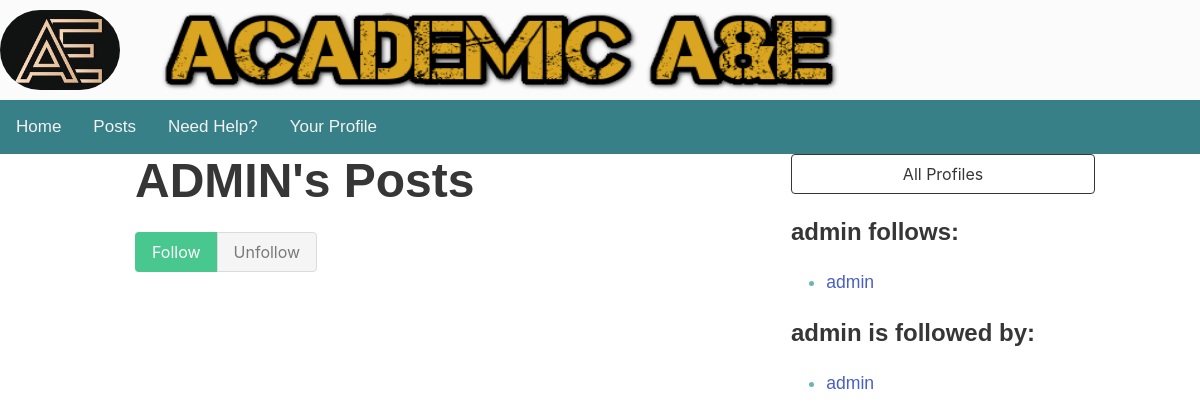
Page /posts/profile/23 on the earlier database version.
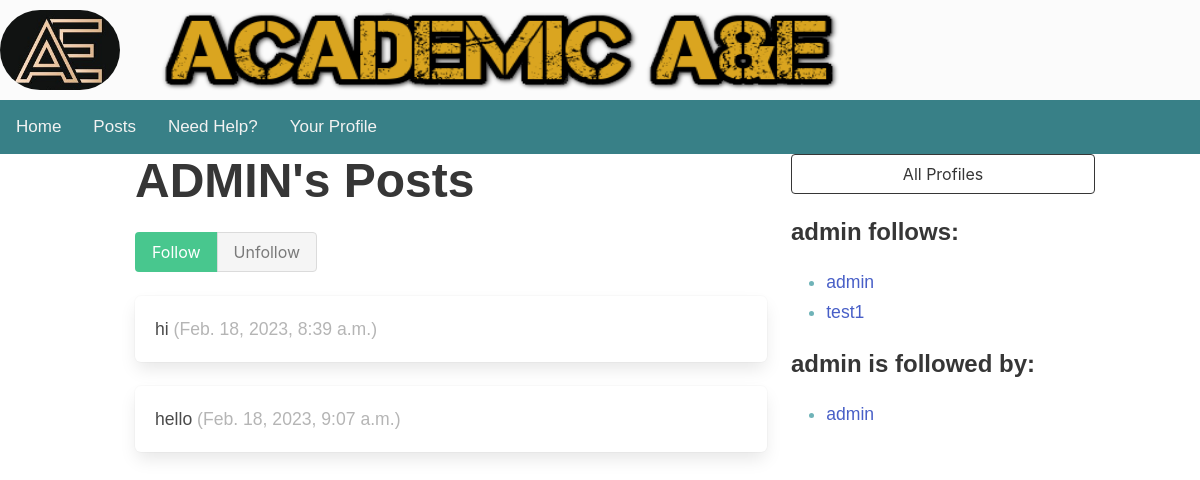
Same page on the later database version.
### posts/models.py (models this page shows, shortened)
class Posts_Profile(models.Model):
    user = models.OneToOneField(User, on_delete=models.CASCADE)
    follows = models.ManyToManyField(
        "self",
        related_name="followed_by",
        symmetrical=False,
        blank=True
    )
    def __str__(self):
        return self.user.username

class Text_Post(models.Model):
    user = models.ForeignKey(
        User, related_name="posts", on_delete=models.DO_NOTHING
    )
    body = models.CharField(max_length=150)
    created_at = models.DateTimeField(auto_now_add=True)

### posts/views.py (the view, shortened to what this page needs)
# urls.py: path("profile/<int:pk>", profile, name="profile"),
def profile(request, pk):
    profile = Posts_Profile.objects.get(pk=pk)
    return render(request, "posts/profile.html", {"profile": profile})

### posts/templates/posts/profile.html (shortened to what this page needs)
{% extends "base.html" %}
{% block content %}
<div class="container">
    <div class="columns">
<div class="column">
    <div class="block">
    <h1 class="title is-1">
        {{profile.user.username|upper}}'s Posts
    </h1>
    <form method="post">
        <div class="buttons has-addons">
        {% if profile in user.posts_profile.follows.all %}
            <button class="button is-success is-static">Follow</button>
            <button class="button is-danger" name="follow" value="unfollow">
                Unfollow
            </button>
        {% else %}
            <button class="button is-success" name="follow" value="follow">
                Follow
            </button>
            <button class="button is-danger is-static">Unfollow</button>
        {% endif %}
        </div>
    </form>
    </div>
    <div class="content">
        {% for post in profile.user.posts.all %}
            <div class="box">
                {{ post.body }}
                <span class="is-small has-text-grey-light">
                    ({{ post.created_at }})
                </span>
            </div>
        {% endfor %}
    </div>
</div>
<div class="column is-one-third">
    <div class="block">
        <a href="{% url 'posts:profile_list' %}">
            <button class="button is-dark is-outlined is-fullwidth">
                All Profiles
            </button>
        </a>
    </div>
    <div class="block">
        <h3 class="title is-4">
            {{profile.user.username}} follows:
        </h3>
        <div class="content">
            <ul>
            {% for following in profile.follows.all %}
                <li>
                    <a href="{% url 'posts:profile' following.id %}">
                        {{ following }}
                    </a>
                </li>
            {% endfor %}
            </ul>
        </div>
    </div>
    <div class="block">
        <h3 class="title is-4">
            {{profile.user.username}} is followed by:
        </h3>
        <div class="content">
            <ul>
            {% for follower in profile.followed_by.all %}
                <li>
                    <a href="{% url 'posts:profile' follower.id %}">
                        {{ follower }}
                    </a>
                </li>
            {% endfor %}
            </ul>
        </div>
    </div>
</div>
    </div>
</div>
{% endblock content %}

### nea_site/templates/base.html (shortened to what this page needs)
{% load static %}
<!DOCTYPE html>
<html>
<head>
<link href ="{% static 'main.css' %}" rel ="stylesheet" type = "text/css">
<link rel="stylesheet" type="text/css" href="{% static 'cal/css/styles.css' %}">
<link rel="stylesheet" type="text/css" href="https://cdn.datatables.net/1.13.1/css/jquery.dataTables.min.css">
<link rel="stylesheet" href="https://cdnjs.cloudflare.com/ajax/libs/Chart.js/2.8.0/Chart.min.css" />
<link rel="stylesheet" href="https://cdn.jsdelivr.net/npm/bulma@0.9.3/css/bulma.min.css">
</head>
<body>
<div class ="wrapper">
    <div class="header">
        <div class="header-logo"><img class="header-logo-image" src="{% static 'logo.jpg' %}" alt=""/></div>
        <div class="header-top-banner"><img class="top-banner-image" src="{% static 'top_banner.png' %}" width="700" height="150" title="I'm the top banner" alt=""/></div>
    </div>
    <div id="topnavbar">
        <a class="nav-link" href="{% url 'homepage' %}">Home</a>
        <a class="nav-link" href="{% url 'posts:mainscreen' %} ">Posts</a>
        <a class="nav-link" href="/need_help">Need Help?</a>
        <a class="nav-link" href="/user_profiles/profile/">Your Profile</a>
    </div>
    <div id="main">
        {% block content %}
        {% endblock content %}
    </div>
</div>
</body>
</html>

### nea_site/static/main.css (style rules this page uses)
.wrapper { background-color: currentColor; font-family: 'Avenir', Helvetica, sans-serif; font-size: 1.1em; text-align: justify; color: #fbfbfb; margin-top: 0px; margin-left: auto; margin-right: auto; width: auto; }
.header { display:flex }
.header-logo { display:flex; height: 100px; width: 150px; vertical-align: top; }
.header-logo-image { width: 120px; height: 80px; border-radius: 130px; margin-top: 10px; }
.header-top-banner { display: flex; width: auto; height: 100px; vertical-align: top; align-content: center; }
.top-banner-image { height: 100px; }
#topnavbar { background-color: #388087; overflow: hidden; }
#topnavbar a { float: left; color: #f2f2f2; text-align: center; padding: 14px 16px; text-decoration: none; font-size: 17px; }
#main { width: 100%; float: left; margin-left: 20px; margin-right: 10px; padding-right: 10px; color: #6FB3B8; }

### nea_site/static/cal/css/styles.css (style rules this page uses)
ul { height: 100%; padding: 0px 5px 0px 20px; }

Differences in the rows shown:
added Text_Post: body "hi", created_at "Feb. 18, 2023, 8:39 a.m."
added Text_Post: body "hello", created_at "Feb. 18, 2023, 9:07 a.m."
now on this page (row unchanged): Posts_Profile: user.username "test1", shown under "admin follows:"
